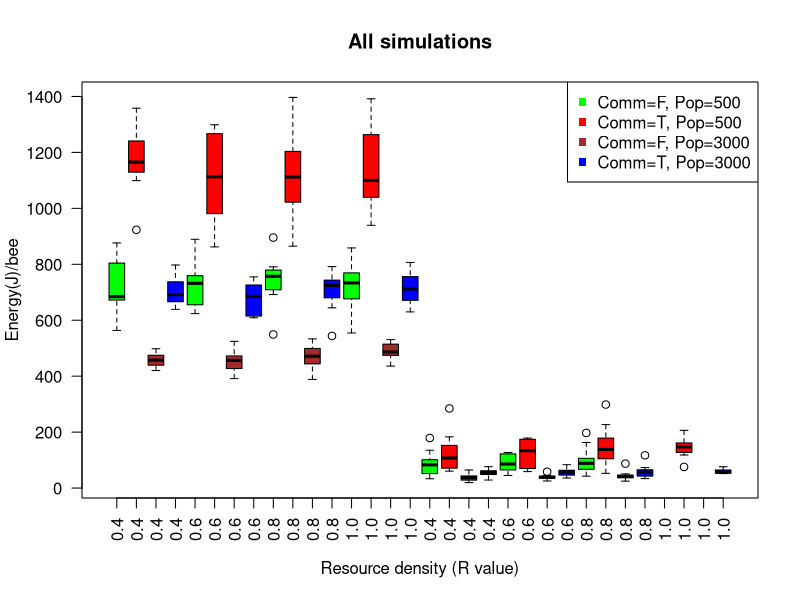
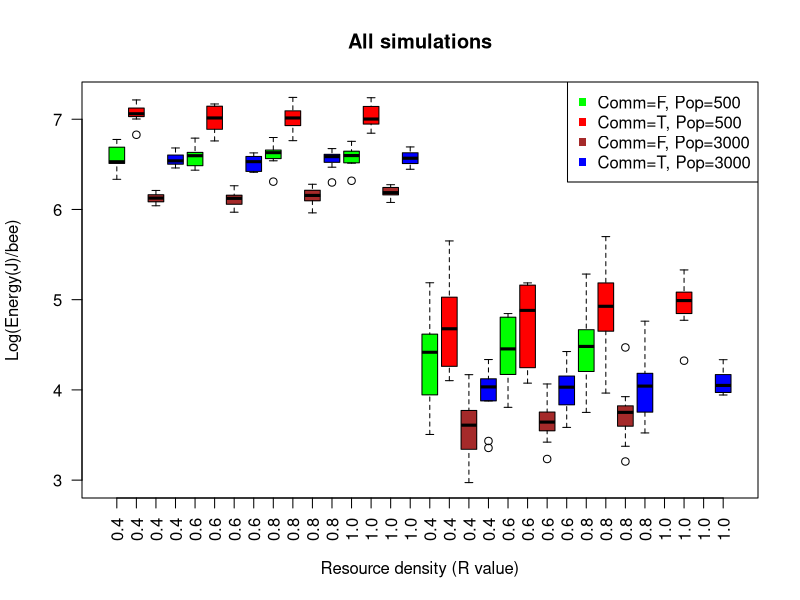
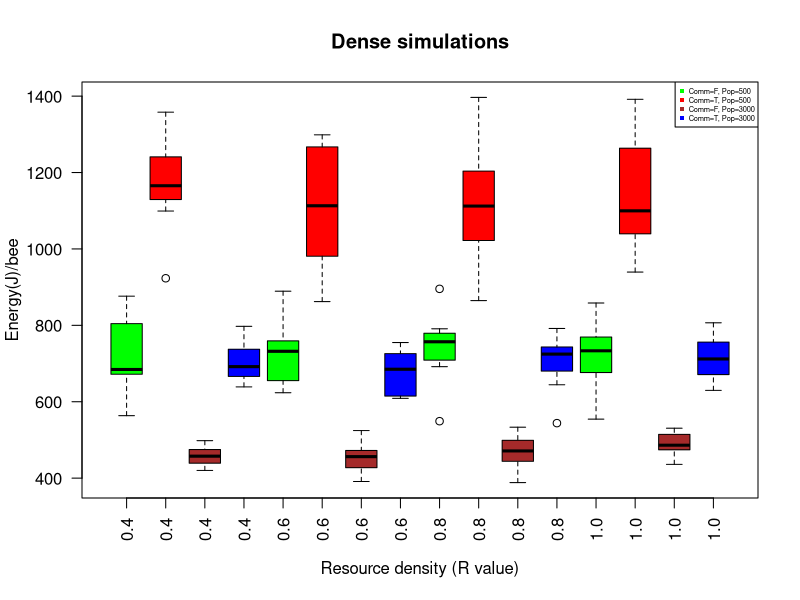
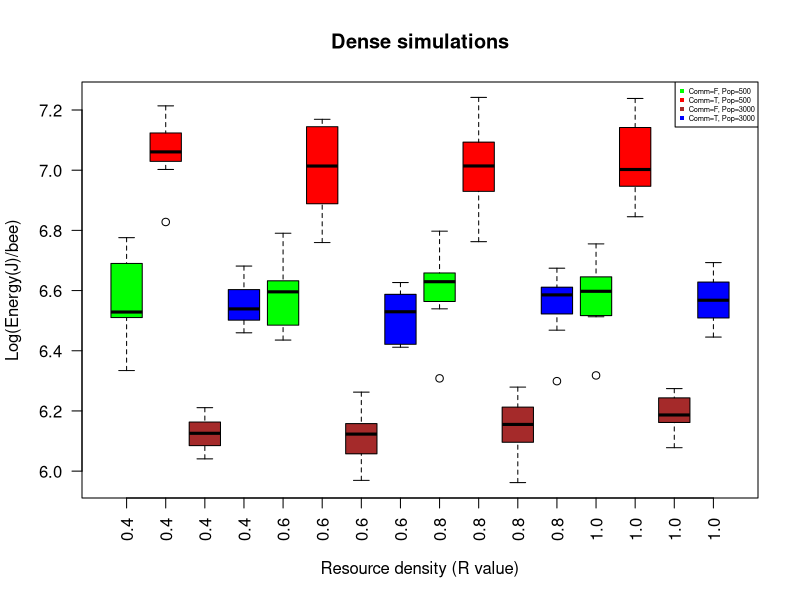
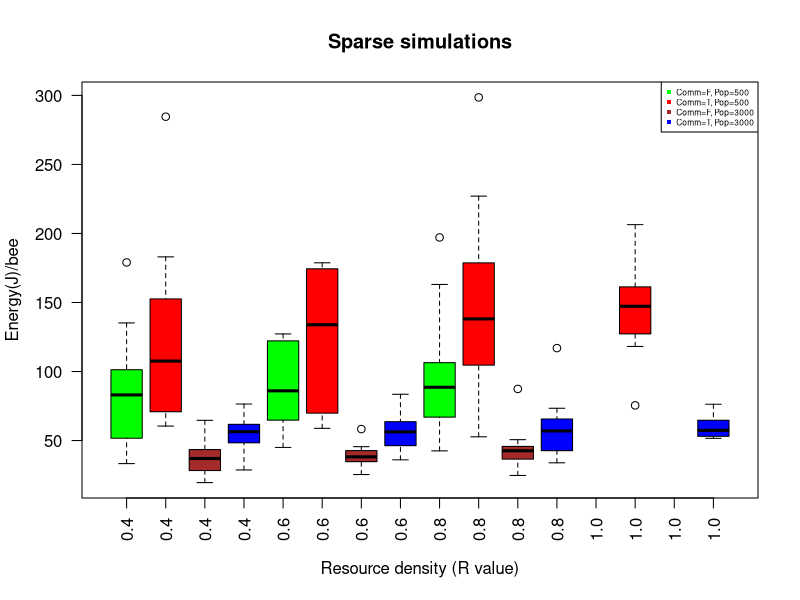
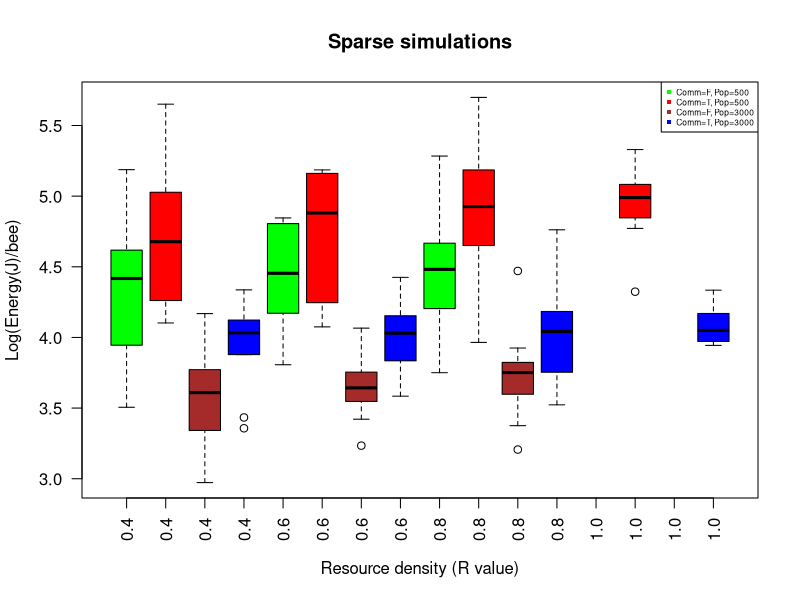
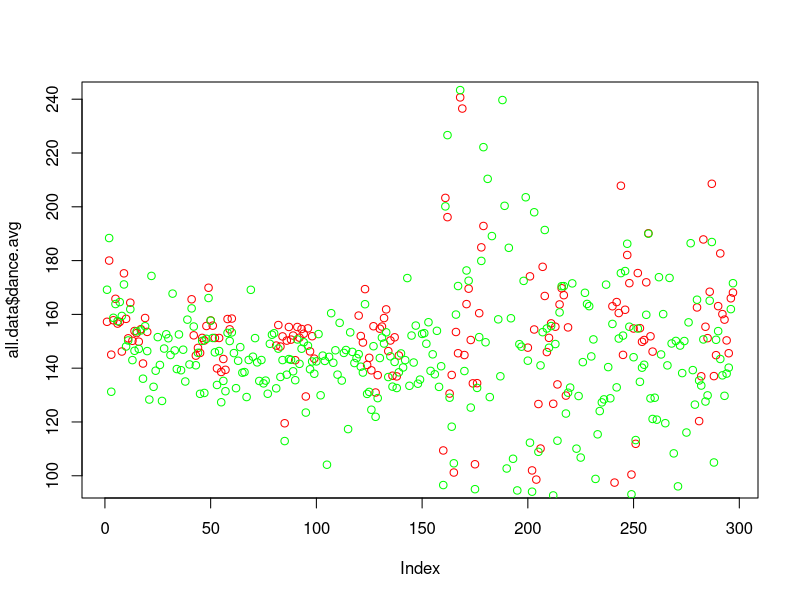
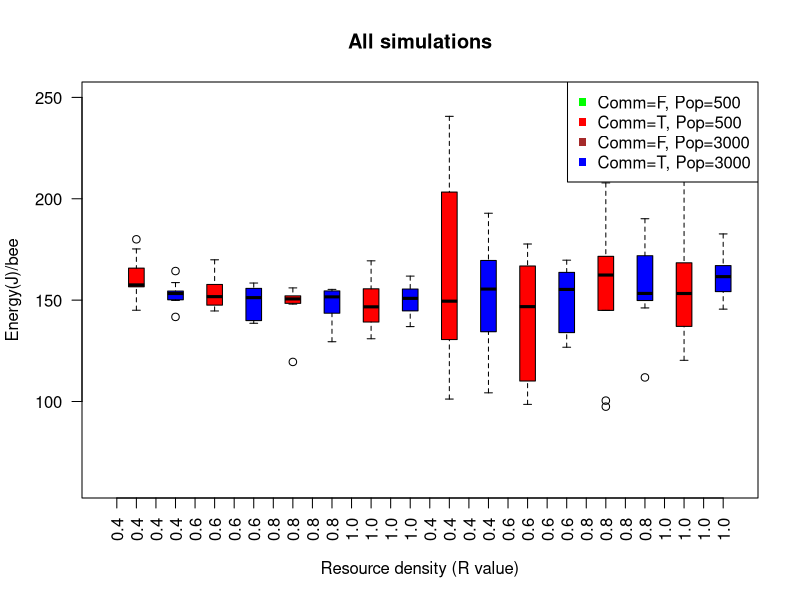

Reproduce these figures in R, in order.
## ---- chunk 1
library(dplyr)
# setwd("~/Google Drive/Semester 8/Thesis/NetLogo+R GitHub/NetLogo R Analyses/Sim Analyses4")

# Simulation data
all.data <- read.csv("Bees sim_all4-table.csv", skip = 6, stringsAsFactors=FALSE)

# Data calculation
all.data$energy.bee <- all.data$hive.collected / all.data$population
all.data$log.energy.bee <- log(all.data$energy.bee)
all.data$dance.avg <- all.data$dance.quality / all.data$dance.quantity
all.data$random.avg <- all.data$random.quality / all.data$random.quantity
all.data$avg.diff <-all.data$dance.avg - all.data$random.avg

# Data cleanup
names(all.data)[4] <- "communication"
all.data$communication <- as.factor(all.data$communication)
all.data$population <- as.factor(all.data$population)
all.data$environment <- as.factor(sapply(1:nrow(all.data), 
                                         function(i) {i <- paste(substr(all.data$resource_density[i],2,2), 
                                                                 ": ", substr(all.data$R_value[i], 2,4), 
                                                                 sep = "")}))

# Dense
dense.data <- all.data %>% filter(resource_density == "\"dense\"")
dense.data$environment <- as.factor(as.character(dense.data$environment))
dense.data.some <- dense.data %>% filter(environment == "d: 0.8" | 
                                           environment == "d: 1.0")
# Sparse
sparse.data <- all.data %>% filter(resource_density == "\"sparse\"")
sparse.data$environment <- as.factor(as.character(sparse.data$environment))
sparse.data.some <- sparse.data %>% filter(environment == "s: 0.8" | 
                                             environment == "s: 1.0")
# Comm
comm.data <- all.data %>% filter(communication == TRUE)
## ---- chunk 2
# Plot results
boxplot(energy.bee ~ communication+population+environment, data=all.data, 
        col = c("green", "red", "brown", "blue"), las = 2, main = "All simulations", 
        xlab = "Resource density (R value)", ylab = "Energy(J)/bee", 
        names = c("0.4", "0.4", "0.4", "0.4",
                  "0.6", "0.6", "0.6", "0.6",
                  "0.8", "0.8", "0.8", "0.8",
                  "1.0", "1.0", "1.0", "1.0",
                  "0.4", "0.4", "0.4", "0.4",
                  "0.6", "0.6", "0.6", "0.6",
                  "0.8", "0.8", "0.8", "0.8",
                  "1.0", "1.0", "1.0", "1.0"))
legend("topright", pch = 15, col = c("green", "red", "brown", "blue"), 
       c("Comm=F, Pop=500", "Comm=T, Pop=500", "Comm=F, Pop=3000", "Comm=T, Pop=3000"))

boxplot(log.energy.bee ~ communication+population+environment, data=all.data, 
        col = c("green", "red", "brown", "blue"), las = 2, main = "All simulations", 
        xlab = "Resource density (R value)", ylab = "Log(Energy(J)/bee)", 
        names = c("0.4", "0.4", "0.4", "0.4",
                  "0.6", "0.6", "0.6", "0.6",
                  "0.8", "0.8", "0.8", "0.8",
                  "1.0", "1.0", "1.0", "1.0",
                  "0.4", "0.4", "0.4", "0.4",
                  "0.6", "0.6", "0.6", "0.6",
                  "0.8", "0.8", "0.8", "0.8",
                  "1.0", "1.0", "1.0", "1.0"))
legend("topright", pch = 15, col = c("green", "red", "brown", "blue"), 
       c("Comm=F, Pop=500", "Comm=T, Pop=500", "Comm=F, Pop=3000", "Comm=T, Pop=3000"))
## ---- chunk 3
# Plot results
boxplot(energy.bee ~ communication+population+environment, data=dense.data, 
        col = c("green", "red", "brown", "blue"), las = 2, main = "Dense simulations", 
        xlab = "Resource density (R value)", ylab = "Energy(J)/bee", 
        names = c("0.4", "0.4", "0.4", "0.4",
                  "0.6", "0.6", "0.6", "0.6",
                  "0.8", "0.8", "0.8", "0.8",
                  "1.0", "1.0", "1.0", "1.0"))
legend("topright", pch = 15, cex = 0.45, col = c("green", "red", "brown", "blue"), 
       c("Comm=F, Pop=500", "Comm=T, Pop=500", "Comm=F, Pop=3000", "Comm=T, Pop=3000"))
#legend(15, 1400, pch = 15, col = c("green", "red", "brown", "blue"), xpd = TRUE, 
#       c("Comm=F, Pop=500", "Comm=T, Pop=500", "Comm=F, Pop=3000", "Comm=T, Pop=3000"))

boxplot(log.energy.bee ~ communication+population+environment, data=dense.data, 
        col = c("green", "red", "brown", "blue"), las = 2, main = "Dense simulations", 
        xlab = "Resource density (R value)", ylab = "Log(Energy(J)/bee)", 
        names = c("0.4", "0.4", "0.4", "0.4",
                  "0.6", "0.6", "0.6", "0.6",
                  "0.8", "0.8", "0.8", "0.8",
                  "1.0", "1.0", "1.0", "1.0"))
legend("topright", pch = 15, cex = .45, col = c("green", "red", "brown", "blue"), 
       c("Comm=F, Pop=500", "Comm=T, Pop=500", "Comm=F, Pop=3000", "Comm=T, Pop=3000"))
## ---- chunk 4
# Plot results
boxplot(energy.bee ~ communication+population+environment, data=sparse.data, 
        col = c("green", "red", "brown", "blue"), las = 2, main = "Sparse simulations", 
        xlab = "Resource density (R value)", ylab = "Energy(J)/bee", 
        names = c("0.4", "0.4", "0.4", "0.4",
                  "0.6", "0.6", "0.6", "0.6",
                  "0.8", "0.8", "0.8", "0.8",
                  "1.0", "1.0", "1.0", "1.0"))
legend("topright", pch = 15, cex = 0.5, col = c("green", "red", "brown", "blue"), 
       c("Comm=F, Pop=500", "Comm=T, Pop=500", "Comm=F, Pop=3000", "Comm=T, Pop=3000"))

boxplot(log.energy.bee ~ communication+population+environment, data=sparse.data, 
        col = c("green", "red", "brown", "blue"), las = 2, main = "Sparse simulations", 
        xlab = "Resource density (R value)", ylab = "Log(Energy(J)/bee)", 
        names = c("0.4", "0.4", "0.4", "0.4",
                  "0.6", "0.6", "0.6", "0.6",
                  "0.8", "0.8", "0.8", "0.8",
                  "1.0", "1.0", "1.0", "1.0"))
legend("topright", pch = 15, cex = 0.5, col = c("green", "red", "brown", "blue"), 
       c("Comm=F, Pop=500", "Comm=T, Pop=500", "Comm=F, Pop=3000", "Comm=T, Pop=3000"))
## ---- chunk 5
null <- lm(log.energy.bee ~ population+communication+environment, data = all.data)
alt.1a <- lm(log.energy.bee ~ population*communication+environment, data = all.data)
anova(null, alt.1a)
## ---- chunk 6
alt.1b <- lm(log.energy.bee ~ population*environment+communication, data = all.data)
anova(null, alt.1b)
## ---- chunk 7
alt.1c <- lm(energy.bee ~ population+communication*environment, data = all.data)
anova(lm(energy.bee ~ population+communication+environment, data = all.data), alt.1c)
## ---- chunk 8
null.all.1 <- lm(log.energy.bee ~ population + communication + environment + 
                   population*communication + population*environment + communication*environment, data = all.data)
alt.all.1 <- lm(log.energy.bee ~ population*communication*environment, data = all.data)
anova(null.all.1, alt.all.1)
## ---- chunk 9
# found.all
null.2 <- glm(cbind(resources.found, resources.untouched) ~ population+communication+environment, 
              family = binomial(), data = all.data)
alt.2a <- glm(cbind(resources.found, resources.untouched) ~ population*communication+environment, 
              family = binomial(), data = all.data)
anova(null.2, alt.2a, test="Chisq")

alt.2b <- glm(cbind(resources.found, resources.untouched) ~ population+communication*environment, 
              family = binomial(), data = all.data)
anova(null.2, alt.2b, test="Chisq")

alt.2c <- glm(cbind(resources.found, resources.untouched) ~ population*environment+communication, 
              family = binomial(), data = all.data)
anova(null.2, alt.2c, test="Chisq")
## ---- chunk 10
null.all.2 <- glm(cbind(resources.found, resources.untouched) ~ population + communication + environment + 
                    population*communication + population*environment + communication*environment, 
                  family = binomial(), data = all.data)
alt.all.2 <- glm(cbind(resources.found, resources.untouched) ~ population*environment*communication, 
                 family = binomial(), data = all.data)
anova(null.all.2, alt.all.2, test="Chisq")
## ---- chunk 11
# found.all
null.3 <- glm(cbind(resources.depleted, (resources.found-resources.depleted)) ~ 
                population+communication+environment, 
              family = binomial(), data = all.data)
alt.3a <- glm(cbind(resources.depleted, (resources.found-resources.depleted)) ~ 
                population*communication+environment, 
              family = binomial(), data = all.data)
anova(null.3, alt.3a, test="Chisq")

alt.3b <- glm(cbind(resources.depleted, (resources.found-resources.depleted)) ~ 
                population+communication*environment, 
              family = binomial(), data = all.data)
anova(null.3, alt.3b, test="Chisq")

alt.3c <- glm(cbind(resources.depleted, (resources.found-resources.depleted)) ~ 
                population*environment+communication, 
              family = binomial(), data = all.data)
anova(null.3, alt.3c, test="Chisq")
## ---- chunk 12
null.all.3 <- glm(cbind(resources.depleted, (resources.found-resources.depleted)) ~ 
                    population + communication + environment + 
                    population*communication + population*environment + communication*environment, 
                  family = binomial(), data = all.data)
alt.all.3 <- glm(cbind(resources.depleted, (resources.found-resources.depleted)) ~
                   population*environment*communication, 
                 family = binomial(), data = all.data)
anova(null.all.3, alt.all.3, test="Chisq")
## ---- chunk 13
plot(all.data$dance.avg, col = "red")
points(all.data$random.avg, col = "green")

boxplot(dance.avg ~ communication+population+environment, data=all.data, 
        col = c("green", "red", "brown", "blue"), las = 2, main = "All simulations", 
        xlab = "Resource density (R value)", ylab = "Energy(J)/bee", 
        ylim = c(60, 250), 
        names = c("0.4", "0.4", "0.4", "0.4",
                  "0.6", "0.6", "0.6", "0.6",
                  "0.8", "0.8", "0.8", "0.8",
                  "1.0", "1.0", "1.0", "1.0",
                  "0.4", "0.4", "0.4", "0.4",
                  "0.6", "0.6", "0.6", "0.6",
                  "0.8", "0.8", "0.8", "0.8",
                  "1.0", "1.0", "1.0", "1.0"))
legend("topright", pch = 15, col = c("green", "red", "brown", "blue"), 
       c("Comm=F, Pop=500", "Comm=T, Pop=500", "Comm=F, Pop=3000", "Comm=T, Pop=3000"))

boxplot(random.avg ~ communication+population+environment, data=all.data, 
        col = c("green", "red", "brown", "blue"), las = 2, main = "All simulations", 
        xlab = "Resource density (R value)", ylab = "Energy(J)/bee", ylim = c(60, 250), 
        names = c("0.4", "0.4", "0.4", "0.4",
                  "0.6", "0.6", "0.6", "0.6",
                  "0.8", "0.8", "0.8", "0.8",
                  "1.0", "1.0", "1.0", "1.0",
                  "0.4", "0.4", "0.4", "0.4",
                  "0.6", "0.6", "0.6", "0.6",
                  "0.8", "0.8", "0.8", "0.8",
                  "1.0", "1.0", "1.0", "1.0"))
legend("topright", pch = 15, col = c("green", "red", "brown", "blue"), 
       c("Comm=F, Pop=500", "Comm=T, Pop=500", "Comm=F, Pop=3000", "Comm=T, Pop=3000"))
## ---- chunk 14
#null <- glm(cbind(dance.avg, random.avg) ~ population+communication+environment, data = all.data[!is.na(all.data$dance.avg),])
#alt.1a <- lm(log.energy.bee ~ population*communication+environment, data = all.data)
#anova(null, alt.1a)
## ---- chunk 15
#alt.1b <- lm(log.energy.bee ~ population*environment+communication, data = all.data)
#anova(null, alt.1b)
## ---- chunk 16
#alt.1c <- lm(energy.bee ~ population+communication*environment, data = all.data)
#anova(lm(energy.bee ~ population+communication+environment, data = all.data), alt.1c)
## ---- chunk 17
#null.all.1 <- lm(log.energy.bee ~ population + communication + environment + 
#                   population*communication + population*environment + communication*environment, data = all.data)
#alt.all.1 <- lm(log.energy.bee ~ population*communication*environment, data = all.data)
#anova(null.all.1, alt.all.1)
